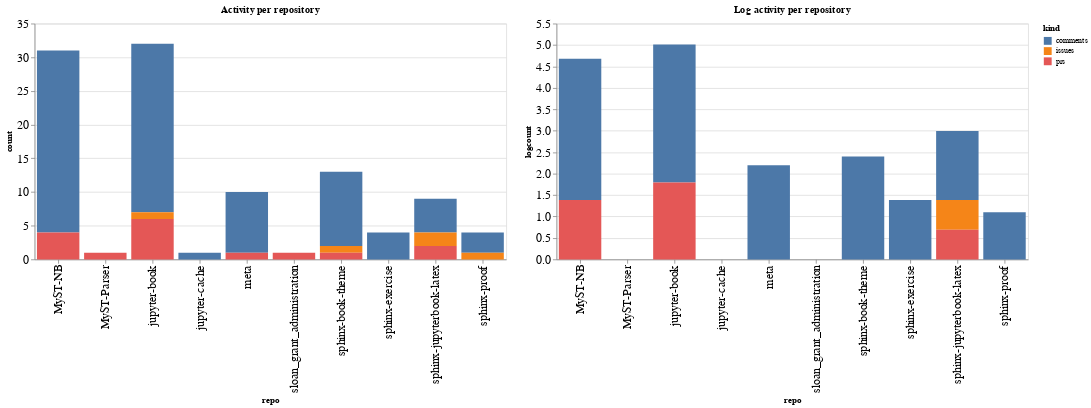

Notebook code for this chart:
### Code cell
ch1 = alt.Chart(repo_summaries, width=600, title="Activity per repository").mark_bar().encode(
    x='repo',
    y='count',
    color='kind',
    tooltip="kind"
)

ch2 = alt.Chart(repo_summaries, width=600, title="Log activity per repository").mark_bar().encode(
    x='repo',
    y='logcount',
    color='kind',
    tooltip="kind"
)

ch1 | ch2

### Figure 1 — Vega-Lite specification as saved in the notebook (floating-point values rounded to 4 significant figures)
{"config": {"axisLeft": {"labelFontSize": 15}, "axisBottom": {"labelFontSize": 15}}, "hconcat": [{"mark": "bar", "encoding": {"color": {"type": "nominal", "field": "kind"}, "tooltip": {"type": "nominal", "field": "kind"}, "x": {"type": "nominal", "field": "repo"}, "y": {"type": "quantitative", "field": "count"}}, "title": "Activity per repository", "width": 600}, {"mark": "bar", "encoding": {"color": {"type": "nominal", "field": "kind"}, "tooltip": {"type": "nominal", "field": "kind"}, "x": {"type": "nominal", "field": "repo"}, "y": {"type": "quantitative", "field": "logcount"}}, "title": "Log activity per repository", "width": 600}], "data": {"name": "data-15ce2d1670ee6f2cefc867c742ccb2dd"}, "$schema": "https://vega.github.io/schema/vega-lite/v4.8.1.json", "datasets": {"data-15ce2d1670ee6f2cefc867c742ccb2dd": [{"repo": "MyST-NB", "kind": "comments", "count": 27, "logcount": 3.296}, {"repo": "MyST-NB", "kind": "prs", "count": 4, "logcount": 1.386}, {"repo": "MyST-Parser", "kind": "prs", "count": 1, "logcount": 0.0}, {"repo": "jupyter-book", "kind": "comments", "count": 25, "logcount": 3.219}, {"repo": "jupyter-book", "kind": "issues", "count": 1, "logcount": 0.0}, {"repo": "jupyter-book", "kind": "prs", "count": 6, "logcount": 1.792}, {"repo": "jupyter-cache", "kind": "comments", "count": 1, "logcount": 0.0}, {"repo": "meta", "kind": "comments", "count": 9, "logcount": 2.197}, {"repo": "meta", "kind": "prs", "count": 1, "logcount": 0.0}, {"repo": "sloan_grant_administration", "kind": "prs", "count": 1, "logcount": 0.0}, {"repo": "sphinx-book-theme", "kind": "comments", "count": 11, "logcount": 2.398}, {"repo": "sphinx-book-theme", "kind": "issues", "count": 1, "logcount": 0.0}, {"repo": "sphinx-book-theme", "kind": "prs", "count": 1, "logcount": 0.0}, {"repo": "sphinx-exercise", "kind": "comments", "count": 4, "logcount": 1.386}, {"repo": "sphinx-jupyterbook-latex", "kind": "comments", "count": 5, "logcount": 1.609}, {"repo": "sphinx-jupyterbook-latex", "kind": "issues", "count": 2, "logcount": 0.6931}, {"repo": "sphinx-jupyterbook-latex", "kind": "prs", "count": 2, "logcount": 0.6931}, {"repo": "sphinx-proof", "kind": "comments", "count": 3, "logcount": 1.099}, {"repo": "sphinx-proof", "kind": "issues", "count": 1, "logcount": 0.0}]}}
